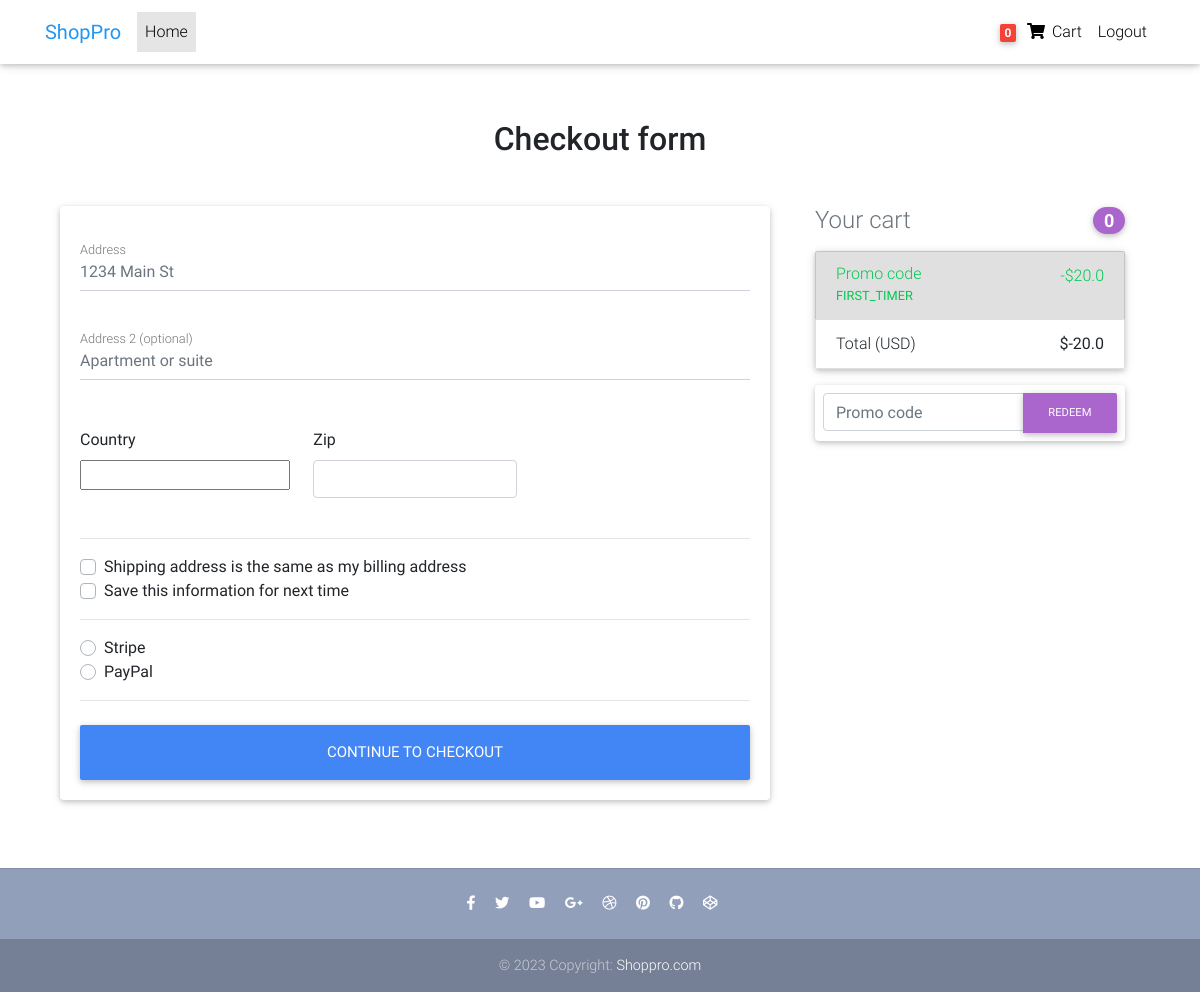
Screenshot of /checkout/ (signed in) with the database file from the repository.
### main/models.py (models this page shows, shortened)
class Order(models.Model):
    user = models.ForeignKey(settings.AUTH_USER_MODEL,
                             on_delete=models.CASCADE)
    ref_code = models.CharField(max_length=20)
    items = models.ManyToManyField(OrderItem)
    start_date = models.DateTimeField(auto_now_add=True)
    ordered_date = models.DateTimeField()
    ordered = models.BooleanField(default=False)
    billing_address = models.ForeignKey(
        'BillingAddress', on_delete=models.SET_NULL, blank=True, null=True)
    payment = models.ForeignKey(
        'Payment', on_delete=models.SET_NULL, blank=True, null=True)
    coupon = models.ForeignKey(
        'Coupon', on_delete=models.SET_NULL, blank=True, null=True)
    being_delivered = models.BooleanField(default=False)
    received = models.BooleanField(default=False)
    refund_requested = models.BooleanField(default=False)
    refund_granted = models.BooleanField(default=False)
    def get_total(self):
        total = 0
        for order_item in self.items.all():
            total += order_item.get_final_price()
        if self.coupon:
            total -= self.coupon.amount
        return total

class Coupon(models.Model):
    code = models.CharField(max_length=15)
    amount = models.FloatField(default=15)

### main/views.py (the view, shortened to what this page needs)
# urls.py: path('checkout/', CheckoutView.as_view(), name='checkout'),
class CheckoutView(View):
    def get(self, *args, **kwargs):
        try:
            order = Order.objects.get(user=self.request.user, ordered=False)
            form = CheckoutForm()
            context = {
                'form': form,
                'couponform': CouponForm(),
                'order': order,
                'DISPLAY_COUPON_FORM': True
            }
            return render(self.request, "checkout.html", context)
        except ObjectDoesNotExist:
            messages.info(self.request, "You do not have an active order")
            return redirect("main:checkout")

### main/forms.py
class CheckoutForm(forms.Form):
    street_address = forms.CharField(widget=forms.TextInput(attrs={
        'placeholder': '1234 Main St', 'class': 'form-control'
    }))
    apartment_address = forms.CharField(required=False, widget=forms.TextInput(attrs={
        'placeholder': 'Apartment or suite', 'class': 'form-control'
    }))
    country = CountryField(blank_label='(select country)').formfield(widget=CountrySelectWidget(attrs={
        'class': 'custom-select d-block w-100'
    }))
    zip_code = forms.CharField(widget=forms.TextInput(attrs={
        'class': 'form-control'
    }))
    same_shipping_address = forms.BooleanField(required=False)
    save_info = forms.BooleanField(required=False)
    payment_option = forms.ChoiceField(
        widget=forms.RadioSelect(), choices=PAYMENT_CHOICES)

class CouponForm(forms.Form):
    code = forms.CharField(widget=forms.TextInput(attrs={
        'class': 'form-control',
        'placeholder': 'Promo code',
        'aria-label': 'Recipient\'s username',
        'aria-describedby': 'basic-addon2'
    }))

### main/templatetags/cart_template_tags.py (called while the page is built)
@register.filter
def cart_item_count(user):
    if user.is_authenticated:
        qs = Order.objects.filter(user=user, ordered=False)
        if qs.exists():
            return qs[0].items.count()
    return 0

### templates/checkout.html (shortened to what this page needs)
{% extends 'base.html' %}
{% load crispy_forms_tags %}
{% block content %}
  <main>
    <div class="container wow fadeIn">
      <h2 class="my-5 h2 text-center">Checkout form</h2>
      <div class="row">
        <div class="col-md-8 mb-4">
          <div class="card">
            <form method="POST" class="card-body">
              <div class="md-form mb-5">
                {{ form.street_address }}
                <label for="address" class="">Address</label>
              </div>
              <div class="md-form mb-5">
                {{ form.apartment_address }}
                <label for="address-2" class="">Address 2 (optional)</label>
              </div>
              <div class="row">
                <div class="col-lg-4 col-md-12 mb-4">
                  <label for="country">Country</label>
                  {{ form.country }}
                </div>
                <div class="col-lg-4 col-md-6 mb-4">
                  <label for="zip">Zip</label>
                  {{ form.zip_code }}
                </div>
              </div>
              <hr>
              <div class="custom-control custom-checkbox">
                <label class="custom-control-label" for="same-address">Shipping address is the same as my billing address</label>
              </div>
              <div class="custom-control custom-checkbox">
                <label class="custom-control-label" for="save-info">Save this information for next time</label>
              </div>
              <hr>
              <div class="d-block my-3">
                {% for value, name in form.fields.payment_option.choices %}
                <div class="custom-control custom-radio">
                  <label class="custom-control-label" for="{{ name }}">{{ name }}</label>
                </div>
                {% endfor %}
              </div>
              <hr class="mb-4">
              <button class="btn btn-primary btn-lg btn-block" type="submit">Continue to checkout</button>
            </form>
          </div>
        </div>
        <div class="col-md-4 mb-4">
          {% include 'order_snippet.html' %}
        </div>
      </div>
    </div>
  </main>
{% endblock content %}

### templates/navbar.html (shortened to what this page needs)
{% load cart_template_tags %}
<nav class="navbar fixed-top navbar-expand-lg navbar-light white scrolling-navbar">
  <div class="container">
    <a class="navbar-brand waves-effect" href="{% url 'main:home' %}">
      <strong class="blue-text">ShopPro</strong>
    </a>
    <div class="collapse navbar-collapse" id="navbarSupportedContent">
      <ul class="navbar-nav mr-auto">
        <li class="nav-item active">
          <a class="nav-link waves-effect" href="{% url 'main:home' %}">Home
          </a>
        </li>
      </ul>
      <ul class="navbar-nav nav-flex-icons">
        {% if request.user.is_authenticated %}
        <li class="nav-item">
          <a class="nav-link waves-effect" href="{% url 'main:order-summary' %}">
            <span class="badge red z-depth-1 mr-1"> {{ request.user|cart_item_count }} </span>
            <i class="fas fa-shopping-cart"></i>
            <span class="clearfix d-none d-sm-inline-block"> Cart </span>
          </a>
        </li>
        <li class="nav-item">
          <a class="nav-link waves-effect" href="{% url 'account_logout' %}">
            <span class="clearfix d-none d-sm-inline-block"> Logout </span>
          </a>
        </li>
        {% endif %}
    </div>
  </div>
</nav>

### templates/order_snippet.html (shortened to what this page needs)
<div class="col-md-12 mb-4">
    <h4 class="d-flex justify-content-between align-items-center mb-3">
        <span class="text-muted">Your cart</span>
        <span class="badge badge-secondary badge-pill">{{ order.items.count }}</span>
    </h4>
    <ul class="list-group mb-3 z-depth-1">
        {% if order.coupon %}
        <li class="list-group-item d-flex justify-content-between bg-light">
        <div class="text-success">
            <h6 class="my-0">Promo code</h6>
            <small>{{ order.coupon.code }}</small>
        </div>
        <span class="text-success">-${{ order.coupon.amount }}</span>
        </li>
        {% endif %}
        <li class="list-group-item d-flex justify-content-between">
        <span>Total (USD)</span>
        <strong>${{ order.get_total }}</strong>
        </li>
    </ul>
    {% if DISPLAY_COUPON_FORM %}
        <form class="card p-2" method="POST" action="{% url 'main:add-coupon' %}">
            <div class="input-group">
            {{ couponform.code }}
            <div class="input-group-append">
                <button class="btn btn-secondary btn-md waves-effect m-0" type="submit">Redeem</button>
            </div>
            </div>
        </form>
    {% endif %}
</div>

### templates/base.html (style rules this page uses)
html, body, header, .carousel { height: 60vh; }

### rows the page displays
Order: items.count "0", coupon.code "FIRST_TIMER", coupon.amount "20.0", get_total "-20.0"

### other values shown
{{ request.user|cart_item_count }} "0"
{{ name }} "Stripe" "PayPal"
